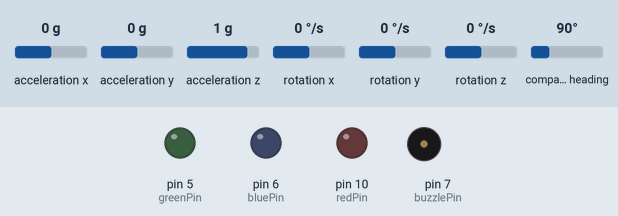
Simulated run of this sketch. Board: Arduino Uno, built with avr-gcc and run on an emulated ATmega328P. On the bench: output pins drawn as LEDs (lit = HIGH), buzzer (waves = sounding, pin HIGH). Wiring (inferred from the names in the program): HMC5883L compass at I2C address 0x1E. The test bench sets the inputs (shaded band); at power-on: acceleration z 1 g, acceleration x 0 g, acceleration y 0 g, rotation x 0 °/s, rotation y 0 °/s, rotation z 0 °/s, compass heading 90°. Random numbers use the default seed unless the sketch sets one; what the sketch prints to the serial monitor is not drawn.

Above: at 0.1 s.
At 4.2 s:
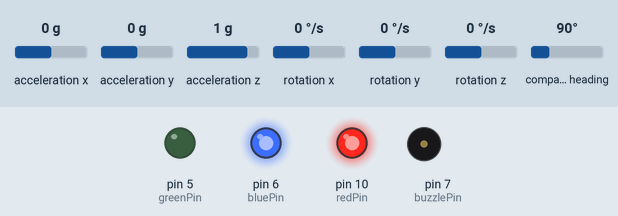
4.3 s: acceleration z set to 0.1 g
7.3 s: acceleration z set to -0.2 g
At 14.44 s:
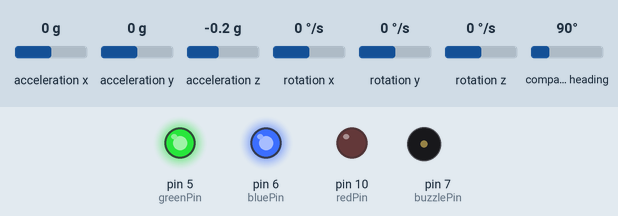
Timing chart, 0 to 14.8 s (numbered marks = the images above; inputs shaded):
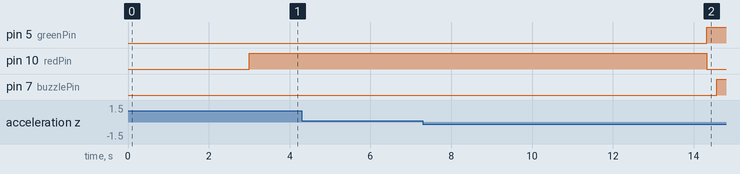

The sketch:

playAGame.ino
```cpp
#include "I2Cdev.h"
#include "MPU6050.h"
#include "HMC5883L.h"

#if I2CDEV_IMPLEMENTATION == I2CDEV_ARDUINO_WIRE
  #include "Wire.h"
#endif

//#define ALLPASS
//#define PASSDANGER
#define OUTPUT_READABLE_ACCELGYRO

MPU6050 accelgyro;
int16_t ax, ay, az;
int16_t gx, gy, gz;

HMC5883L mag;
int16_t mx, my, mz;

int state = LOW;
unsigned long previousMillis = 0;
const long safeInterval = 3000;
const long roundInterval = 5000;

const int redPin = 10;
const int greenPin = 5;
const int bluePin = 6;

void cls(){
  Serial.write(27);       // ESC command
  Serial.print("[2J");    // clear screen command
  Serial.write(27);
  Serial.print("[H");     // cursor to home command
}

void showMsg(String label, double value){
  static int count = 0;

  if(count == 50){
    Serial.print(label);
    Serial.println(value);
    count = 0;
  } else count ++;
}

void setColor(int r, int g, int b){
  int red = 255 - constrain(r, 0, 255);
  int green = 255 - constrain(g, 0, 255);
  int blue = 255 - constrain(b, 0, 255);
  analogWrite(redPin, red);
  analogWrite(greenPin, green);
  analogWrite(bluePin, blue);
}

const int buzzlePin = 7;

void countDown(){
  Serial.print("Start in: 5 ");
  delay(1000); Serial.print("4 ");
  delay(1000); Serial.print("3 ");
  delay(1000); Serial.print("2 ");
  delay(1000); Serial.println("1 ");
}

void beep4ever(){
  digitalWrite(buzzlePin, HIGH);
  while(true){}
}

void beepboop(){
  static long _pMillis = millis();
  static int buzzleState = LOW;

  unsigned long _cMillis = millis();
  if(_cMillis - _pMillis >= 250) {
    if(buzzleState == LOW) {
      buzzleState = HIGH;
      //Serial.println("boop");
    } else {
      buzzleState = LOW;
      //Serial.println("beep");
    }
    _pMillis = _cMillis;
    digitalWrite(buzzlePin, buzzleState);
  }
}

void setup() {
  #if I2CDEV_IMPLEMENTATION == I2CDEV_ARDUINO_WIRE
      Wire.begin();
  #elif I2CDEV_IMPLEMENTATION == I2CDEV_BUILTIN_FASTWIRE
      Fastwire::setup(400, true);
  #endif

  Serial.begin(38400);

  accelgyro.initialize();
  mag.initialize();
  randomSeed(millis());

  pinMode(redPin, OUTPUT);
  pinMode(greenPin, OUTPUT);
  pinMode(bluePin, OUTPUT);

  pinMode(buzzlePin, OUTPUT);
  setColor(255,255,255);
  delay(3000);
  Serial.println(accelgyro.testConnection() ? "MPU6050 connection successful" : "MPU6050 connection failed");
  Serial.println(mag.testConnection() ? "HMC5883L connection successful" : "HMC5883L connection failed");
  setColor(0, 255, 0);
}

void loop() {
  Serial.print("Quest:\t");

  // for shaking
  float initMotion;

  // for rotate 20
  float initHeading;

  int choice = random(0, 4);
  switch(choice){
    case 0:
      Serial.println("Shaking"); // MPU
      break;
    case 1:
      Serial.println("Heading to North"); // HMC
      break;
    case 2:
      Serial.println("Rotate more than 20 degrees"); // HMC
      break;
    case 3:
      Serial.println("Turn to bottom"); // HMC
      break;
  }

  countDown();

      accelgyro.getMotion6(&ax, &ay, &az, &gx, &gy, &gz);
      initMotion = sqrt(square(ax) + square(ay) + square(az));

      mag.getHeading(&mx, &my, &mz);
      initHeading = atan2(my, mx);
      if(initHeading < 0) initHeading += 2 * M_PI;
      initHeading = initHeading * 180/M_PI;

  //bool solved = false;
  #define S_SAVE 0
  #define S_DANGER 1
  #define S_SOLVED 2
  #define S_GAMEOVER 3
  int state = 0;
  unsigned long startMillis = millis();

  while(true) {
    accelgyro.getMotion6(&ax, &ay, &az, &gx, &gy, &gz);
    mag.getHeading(&mx, &my, &mz);
    float nowHeading = atan2(my, mx);
    if(nowHeading < 0) nowHeading += 2 * M_PI;
    nowHeading = nowHeading * 180/M_PI;

    float nowMotion = sqrt(square(ax) + square(ay) + square(az));

    unsigned long currentMillis = millis();

    switch(choice){
    case 0:
      showMsg("Shake value: ", fabs(nowMotion - initMotion));
      if(fabs(nowMotion - initMotion) > 2000) {
        state = S_SOLVED;
      }
      break;
    case 1:
      showMsg("Heading value: ", nowHeading);
      if((nowHeading >= 0 && nowHeading <= 45) || (nowHeading >= 315 && nowHeading <= 360)) {
        state = S_SOLVED;
      }
      break;
    case 2:
      showMsg("Rotate Value: ", fabs(nowHeading - initHeading));
      if(fabs(nowHeading - initHeading) > 20) {
        state = S_SOLVED;
      }
      break;
    case 3:
      showMsg("Z value: ", az);
      if(az <0) {
        state = S_SOLVED;
      }
      break;
    }

    #ifdef ALLPASS
      state = S_SOLVED;
    #endif

    if(state == S_SOLVED) {
      Serial.println("solved");
      break;
    }

    if(currentMillis - startMillis >= safeInterval && currentMillis - startMillis < roundInterval) {
      state = S_DANGER;
    }
    if(currentMillis - startMillis >= roundInterval) {
      #ifdef PASSDANGER
        state = S_SOLVED;
      #endif

      if(state == S_SOLVED) {
        goto stateAction;
      } else {
        state = S_GAMEOVER;
        goto stateAction;
      }
    }

stateAction:
    switch(state){
      case S_SAVE:
        setColor(0, 255, 0);
        digitalWrite(buzzlePin, LOW);
        break;
      case S_DANGER:
        setColor(255, 0, 0);
        beepboop();
        break;
      case S_SOLVED:
        setColor(0, 255, 0);
        digitalWrite(buzzlePin, LOW);
        cls();
        break;
      case S_GAMEOVER:
        setColor(255, 0, 0);
        beep4ever();
        cls();
        Serial.println("--------------- GAME OVER -----------------");
        break;
    }
  }
}
```

HMC5883L.h
```cpp
// I2Cdev library collection - HMC5883L I2C device class header file
// Based on Honeywell HMC5883L datasheet, 10/2010 (Form #900405 Rev B)
// 6/12/2012 by Jeff Rowberg <jeff@rowberg.net>
// Updates should (hopefully) always be available at https://github.com/jrowberg/i2cdevlib
//
// Changelog:
//     2012-06-12 - fixed swapped Y/Z axes
//     2011-08-22 - small Doxygen comment fixes
//     2011-07-31 - initial release

/* ============================================
I2Cdev device library code is placed under the MIT license
Copyright (c) 2011 Jeff Rowberg

Permission is hereby granted, free of charge, to any person obtaining a copy
of this software and associated documentation files (the "Software"), to deal
in the Software without restriction, including without limitation the rights
to use, copy, modify, merge, publish, distribute, sublicense, and/or sell
copies of the Software, and to permit persons to whom the Software is
furnished to do so, subject to the following conditions:

The above copyright notice and this permission notice shall be included in
all copies or substantial portions of the Software.

THE SOFTWARE IS PROVIDED "AS IS", WITHOUT WARRANTY OF ANY KIND, EXPRESS OR
IMPLIED, INCLUDING BUT NOT LIMITED TO THE WARRANTIES OF MERCHANTABILITY,
FITNESS FOR A PARTICULAR PURPOSE AND NONINFRINGEMENT. IN NO EVENT SHALL THE
AUTHORS OR COPYRIGHT HOLDERS BE LIABLE FOR ANY CLAIM, DAMAGES OR OTHER
LIABILITY, WHETHER IN AN ACTION OF CONTRACT, TORT OR OTHERWISE, ARISING FROM,
OUT OF OR IN CONNECTION WITH THE SOFTWARE OR THE USE OR OTHER DEALINGS IN
THE SOFTWARE.
===============================================
*/

#ifndef _HMC5883L_H_
#define _HMC5883L_H_

#include "I2Cdev.h"

#define HMC5883L_ADDRESS            0x1E // this device only has one address
#define HMC5883L_DEFAULT_ADDRESS    0x1E

#define HMC5883L_RA_CONFIG_A        0x00
#define HMC5883L_RA_CONFIG_B        0x01
#define HMC5883L_RA_MODE            0x02
#define HMC5883L_RA_DATAX_H         0x03
#define HMC5883L_RA_DATAX_L         0x04
#define HMC5883L_RA_DATAZ_H         0x05
#define HMC5883L_RA_DATAZ_L         0x06
#define HMC5883L_RA_DATAY_H         0x07
#define HMC5883L_RA_DATAY_L         0x08
#define HMC5883L_RA_STATUS          0x09
#define HMC5883L_RA_ID_A            0x0A
#define HMC5883L_RA_ID_B            0x0B
#define HMC5883L_RA_ID_C            0x0C

#define HMC5883L_CRA_AVERAGE_BIT    6
#define HMC5883L_CRA_AVERAGE_LENGTH 2
#define HMC5883L_CRA_RATE_BIT       4
#define HMC5883L_CRA_RATE_LENGTH    3
#define HMC5883L_CRA_BIAS_BIT       1
#define HMC5883L_CRA_BIAS_LENGTH    2

#define HMC5883L_AVERAGING_1        0x00
#define HMC5883L_AVERAGING_2        0x01
#define HMC5883L_AVERAGING_4        0x02
#define HMC5883L_AVERAGING_8        0x03

#define HMC5883L_RATE_0P75          0x00
#define HMC5883L_RATE_1P5           0x01
#define HMC5883L_RATE_3             0x02
#define HMC5883L_RATE_7P5           0x03
#define HMC5883L_RATE_15            0x04
#define HMC5883L_RATE_30            0x05
#define HMC5883L_RATE_75            0x06

#define HMC5883L_BIAS_NORMAL        0x00
#define HMC5883L_BIAS_POSITIVE      0x01
#define HMC5883L_BIAS_NEGATIVE      0x02

#define HMC5883L_CRB_GAIN_BIT       7
#define HMC5883L_CRB_GAIN_LENGTH    3

#define HMC5883L_GAIN_1370          0x00
#define HMC5883L_GAIN_1090          0x01
#define HMC5883L_GAIN_820           0x02
#define HMC5883L_GAIN_660           0x03
#define HMC5883L_GAIN_440           0x04
#define HMC5883L_GAIN_390           0x05
#define HMC5883L_GAIN_330           0x06
#define HMC5883L_GAIN_220           0x07

#define HMC5883L_MODEREG_BIT        1
#define HMC5883L_MODEREG_LENGTH     2

#define HMC5883L_MODE_CONTINUOUS    0x00
#define HMC5883L_MODE_SINGLE        0x01
#define HMC5883L_MODE_IDLE          0x02

#define HMC5883L_STATUS_LOCK_BIT    1
#define HMC5883L_STATUS_READY_BIT   0

class HMC5883L {
    public:
        HMC5883L();
        HMC5883L(uint8_t address);

        void initialize();
        bool testConnection();

        // CONFIG_A register
        uint8_t getSampleAveraging();
        void setSampleAveraging(uint8_t averaging);
        uint8_t getDataRate();
        void setDataRate(uint8_t rate);
        uint8_t getMeasurementBias();
        void setMeasurementBias(uint8_t bias);

        // CONFIG_B register
        uint8_t getGain();
        void setGain(uint8_t gain);

        // MODE register
        uint8_t getMode();
        void setMode(uint8_t mode);

        // DATA* registers
        void getHeading(int16_t *x, int16_t *y, int16_t *z);
        int16_t getHeadingX();
        int16_t getHeadingY();
        int16_t getHeadingZ();

        // STATUS register
        bool getLockStatus();
        bool getReadyStatus();

        // ID_* registers
        uint8_t getIDA();
        uint8_t getIDB();
        uint8_t getIDC();

    private:
        uint8_t devAddr;
        uint8_t buffer[6];
        uint8_t mode;
};

#endif /* _HMC5883L_H_ */
```

Source omitted: HMC5883L.cpp (14734 bytes)

Measured:
- the behaviour switches between 0 and -0.1 g on acceleration z (found by bisection; images 1 and 2)
- after the input at 4.3 s, every drawn part: stays the same
